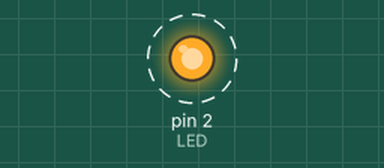
This sketch was run on a simulated Arduino Uno, built with avr-gcc and run on an emulated ATmega328P. On the bench: output pins drawn as LEDs (lit = HIGH). Dashed ring = blinking.

Above: at 0.5 s.
Timing chart, 0 to 4.6 s (numbered marks = the images above):
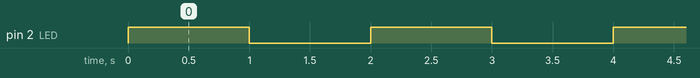

The sketch:

Blink_Light.ino
```cpp
const int LED = 2;

void setup() {
pinMode (LED, OUTPUT);

}

void loop() {
digitalWrite(LED, HIGH);
delay(1000);
digitalWrite(LED, LOW);
delay(1000);

}
```

Measured:
- by itself, pin 2 (LED): alternates HIGH for 1.0 s and LOW for 1.0 s
